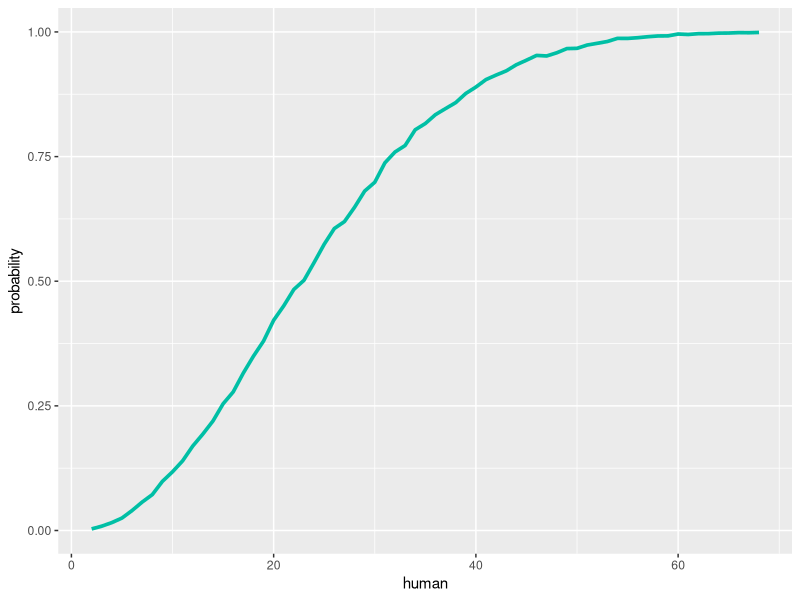

The R source for this figure:
#birth problem

library(tidyverse)

#replacement sampling
sample(10,5,replace = T)
# n=25
sample(365,25,replace = T)
sample(365,25,replace = T) %>%
  duplicated()%>%
  any()

#simulation
map_dbl(1:100000,~sample(365,25,replace = T) %>%
          duplicated()%>%
          any())%>%
  sum()

# How many people do we have to get together for the same birthday?
crossing(a=1:5,b=letters[1:5])
crossing(human=2:68, try=1:10000)%>%
  mutate(birthday=map(human,~ sample(365,.x,replace=T)),
         duplicated=map_lgl(birthday,~.x%>%
                              duplicated()%>%
                              any()))%>%
  group_by(human)%>%
  summarise(probability=mean(duplicated))%>%
  ggplot(aes(x=human, y=probability))+
  geom_line(color = '#00bfa5', lwd=1.25)

            